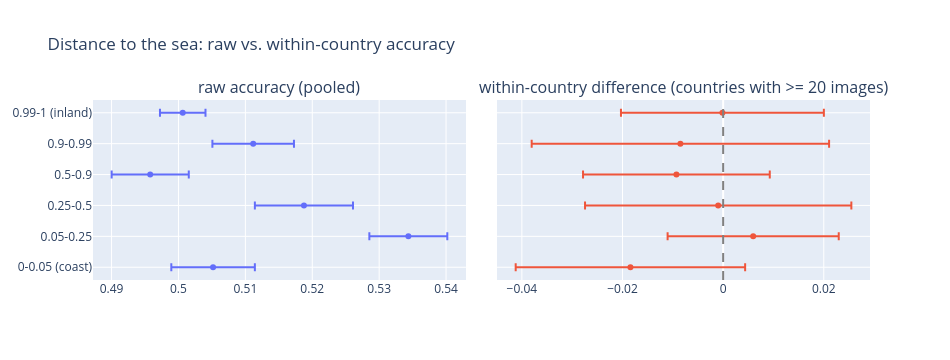

Source (notebook cell):
### Markdown cell above
### Q4.3 Distance to the sea
- `dist_sea`: 0 = at the coast, 1 = far inland (capped; landlocked countries have median 1.0)
- OSV-5M does not document the unit, so we use fixed bins

### Code cell
sea = q4.effect_table(env, "sea_bin")
display(sea.round(3))
q4.plot_effects(sea, "Distance to the sea: raw vs. within-country accuracy", order=q4.SEA_LABELS).show()

### Figure 1 — Plotly figure (JSON) as saved in the notebook; plotly's stock layout.template omitted (floating-point values rounded to 4 significant figures)
{"data": [{"customdata": [[24629, 144], [28153, 136], [17831, 116], [28892, 115], [25827, 92], [82982, 90]], "error_x": {"array": [0.006243, 0.005822, 0.007329, 0.005765, 0.006094, 0.003402], "arrayminus": [0.006245, 0.005831, 0.007337, 0.005764, 0.006098, 0.003402], "symmetric": false, "type": "data"}, "hovertemplate": "%{y}<br>n = %{customdata[0]:,}<br>countries = %{customdata[1]}<extra></extra>", "mode": "markers", "name": "raw", "type": "scatter", "x": [0.5052, 0.5344, 0.5188, 0.4958, 0.5112, 0.5006], "xaxis": "x", "y": ["0-0.05 (coast)", "0.05-0.25", "0.25-0.5", "0.5-0.9", "0.9-0.99", "0.99-1 (inland)"], "yaxis": "y"}, {"customdata": [[24629, 106], [28153, 107], [17831, 90], [28892, 97], [25827, 80], [82982, 76]], "error_x": {"array": [0.0228, 0.017, 0.02646, 0.01855, 0.02955, 0.02016], "type": "data"}, "hovertemplate": "%{y}<br>n = %{customdata[0]:,}<br>countries = %{customdata[1]}<extra></extra>", "mode": "markers", "name": "within-country", "type": "scatter", "x": [-0.01843, 0.005966, -0.000984, -0.009288, -0.008498, -0.0001465], "xaxis": "x2", "y": ["0-0.05 (coast)", "0.05-0.25", "0.25-0.5", "0.5-0.9", "0.9-0.99", "0.99-1 (inland)"], "yaxis": "y2"}], "layout": {"annotations": [{"font": {"size": 16}, "showarrow": false, "text": "raw accuracy (pooled)", "x": 0.24, "xanchor": "center", "xref": "paper", "y": 1, "yanchor": "bottom", "yref": "paper"}, {"font": {"size": 16}, "showarrow": false, "text": "within-country difference (countries with >= 20 images)", "x": 0.76, "xanchor": "center", "xref": "paper", "y": 1, "yanchor": "bottom", "yref": "paper"}], "height": 360, "shapes": [{"line": {"color": "gray", "dash": "dash"}, "type": "line", "x0": 0, "x1": 0, "xref": "x2", "y0": 0, "y1": 1, "yref": "y2 domain"}], "showlegend": false, "title": {"text": "Distance to the sea: raw vs. within-country accuracy"}, "width": 950, "xaxis": {"anchor": "y", "domain": [0, 0.48]}, "xaxis2": {"anchor": "y2", "domain": [0.52, 1]}, "yaxis": {"anchor": "x", "domain": [0, 1]}, "yaxis2": {"anchor": "x2", "domain": [0, 1], "matches": "y", "showticklabels": false}}}
